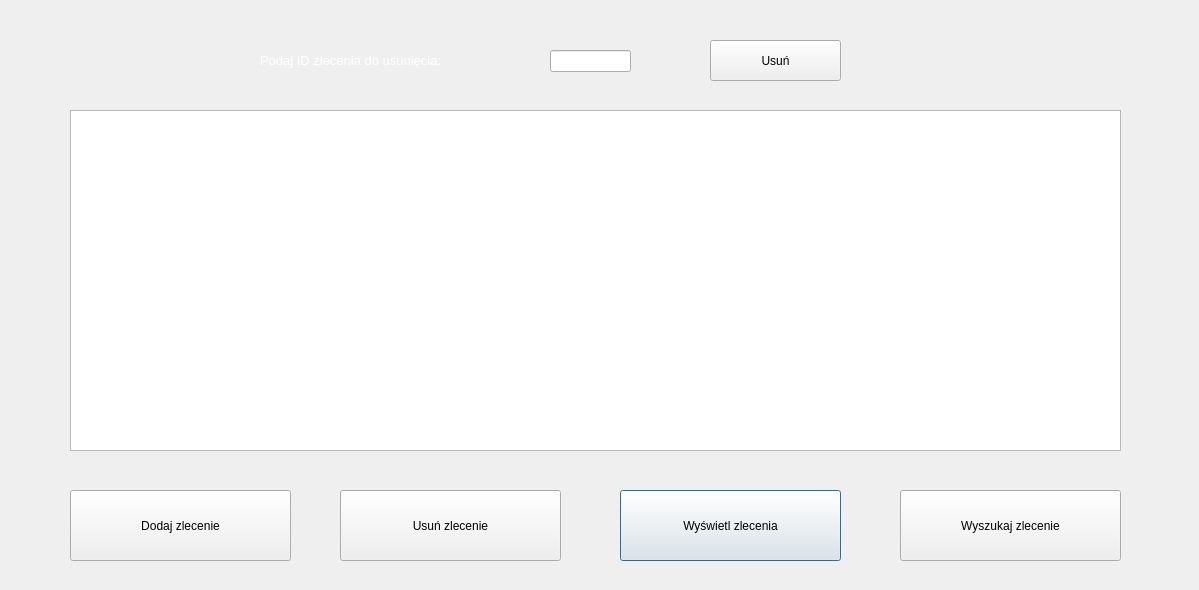
<?xml version="1.0" encoding="UTF-8"?>
<ui version="4.0">
 <class>delService</class>
 <widget class="QDialog" name="delService">
  <property name="geometry">
   <rect>
    <x>0</x>
    <y>0</y>
    <width>1199</width>
    <height>590</height>
   </rect>
  </property>
  <property name="minimumSize">
   <size>
    <width>1199</width>
    <height>590</height>
   </size>
  </property>
  <property name="maximumSize">
   <size>
    <width>1199</width>
    <height>590</height>
   </size>
  </property>
  <property name="windowTitle">
   <string>Car Workshop Management</string>
  </property>
  <widget class="QPushButton" name="pushButton_5">
   <property name="geometry">
    <rect>
     <x>620</x>
     <y>490</y>
     <width>221</width>
     <height>71</height>
    </rect>
   </property>
   <property name="text">
    <string>Wyświetl zlecenia</string>
   </property>
  </widget>
  <widget class="QPushButton" name="pushButton_6">
   <property name="geometry">
    <rect>
     <x>340</x>
     <y>490</y>
     <width>221</width>
     <height>71</height>
    </rect>
   </property>
   <property name="text">
    <string>Usuń zlecenie</string>
   </property>
  </widget>
  <widget class="QPushButton" name="pushButton_4">
   <property name="geometry">
    <rect>
     <x>900</x>
     <y>490</y>
     <width>221</width>
     <height>71</height>
    </rect>
   </property>
   <property name="text">
    <string>Wyszukaj zlecenie</string>
   </property>
  </widget>
  <widget class="QPushButton" name="pushButton_7">
   <property name="geometry">
    <rect>
     <x>70</x>
     <y>490</y>
     <width>221</width>
     <height>71</height>
    </rect>
   </property>
   <property name="text">
    <string>Dodaj zlecenie</string>
   </property>
  </widget>
  <widget class="QLabel" name="label">
   <property name="geometry">
    <rect>
     <x>260</x>
     <y>50</y>
     <width>232</width>
     <height>21</height>
    </rect>
   </property>
   <property name="text">
    <string>&lt;html&gt;&lt;head/&gt;&lt;body&gt;&lt;p&gt;&lt;span style=&quot; font-size:10pt; color:#ffffff;&quot;&gt;Podaj ID zlecenia do usunięcia:&lt;/span&gt;&lt;/p&gt;&lt;/body&gt;&lt;/html&gt;</string>
   </property>
  </widget>
  <widget class="QLineEdit" name="lineEdit">
   <property name="geometry">
    <rect>
     <x>550</x>
     <y>50</y>
     <width>81</width>
     <height>22</height>
    </rect>
   </property>
  </widget>
  <widget class="QPushButton" name="pushButton">
   <property name="geometry">
    <rect>
     <x>710</x>
     <y>40</y>
     <width>131</width>
     <height>41</height>
    </rect>
   </property>
   <property name="text">
    <string>Usuń</string>
   </property>
  </widget>
  <widget class="QLabel" name="picture">
   <property name="geometry">
    <rect>
     <x>0</x>
     <y>0</y>
     <width>1260</width>
     <height>601</height>
    </rect>
   </property>
   <property name="text">
    <string/>
   </property>
  </widget>
  <widget class="QLabel" name="theme1">
   <property name="geometry">
    <rect>
     <x>30</x>
     <y>20</y>
     <width>1131</width>
     <height>461</height>
    </rect>
   </property>
   <property name="text">
    <string/>
   </property>
  </widget>
  <widget class="QTableView" name="tableView">
   <property name="geometry">
    <rect>
     <x>70</x>
     <y>110</y>
     <width>1051</width>
     <height>341</height>
    </rect>
   </property>
  </widget>
  <zorder>picture</zorder>
  <zorder>theme1</zorder>
  <zorder>pushButton_5</zorder>
  <zorder>pushButton_6</zorder>
  <zorder>pushButton_4</zorder>
  <zorder>pushButton_7</zorder>
  <zorder>label</zorder>
  <zorder>lineEdit</zorder>
  <zorder>pushButton</zorder>
  <zorder>tableView</zorder>
 </widget>
 <resources/>
 <connections/>
</ui>
